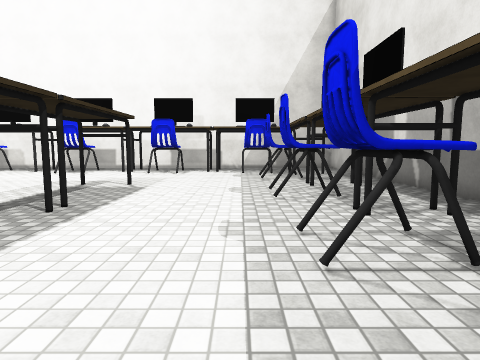
view 1 (above)

18 first-person views from a walk through a Unity game level. The camera is 1.3 m above the floor, tilts 6° down and sees 75° across. The floor is counted in squares, 1 m on a side. Each view is taken from the middle of a square. On the plan, view 1 faces up. The plan holds only what a view shows up to about 14 squares ahead; the rest is blank. The player is left out. Some surface patterns are stand-ins.

view 2
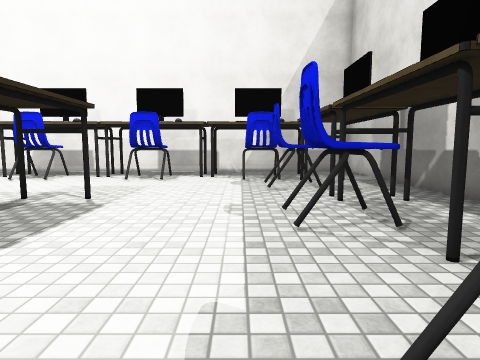

view 3
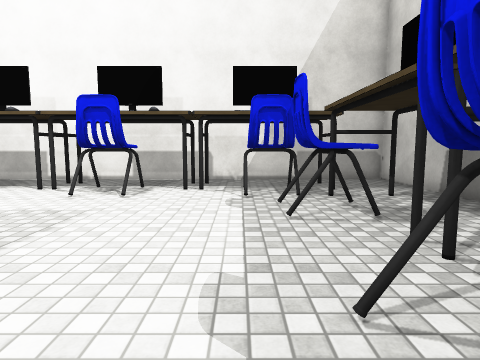

view 4
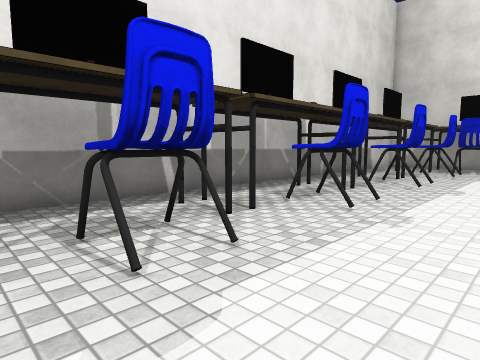

view 5
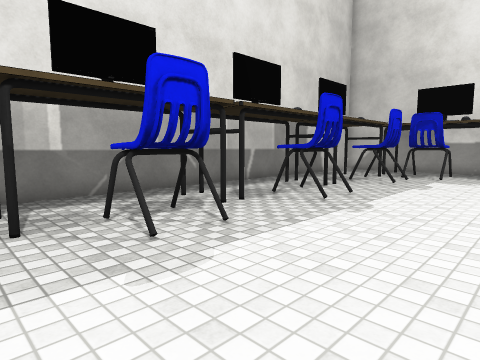

view 6
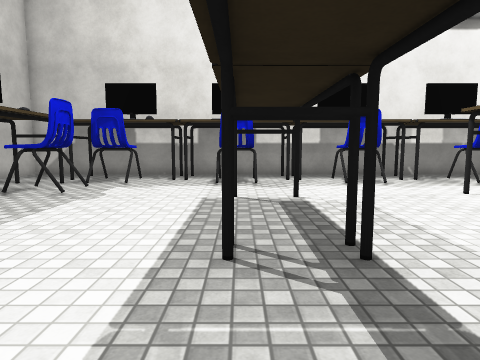

view 7
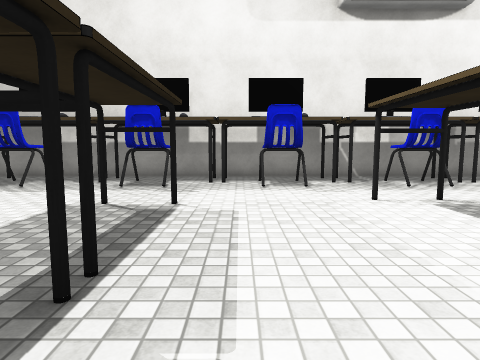

view 8
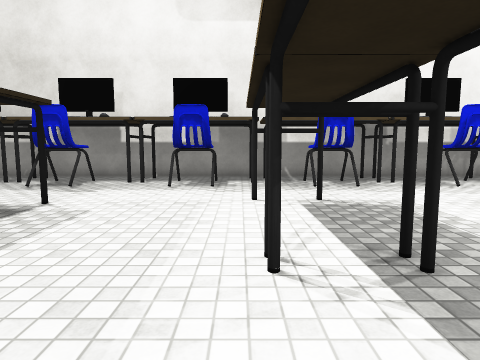

view 9
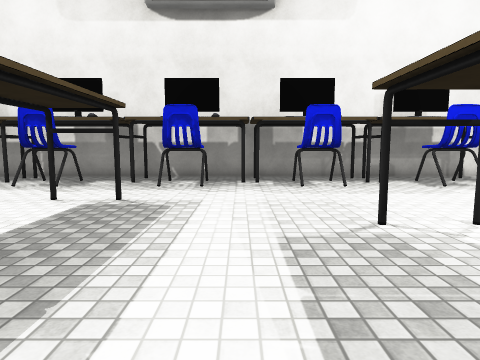

view 10
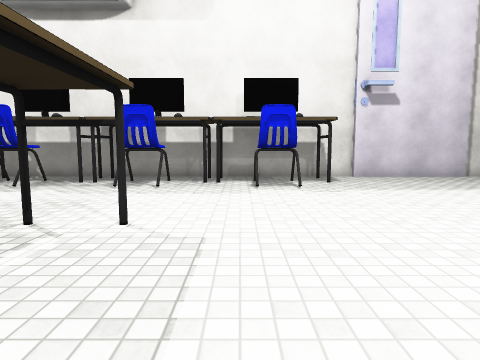

view 11
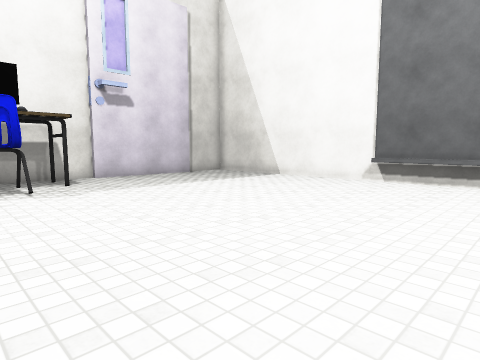

view 12
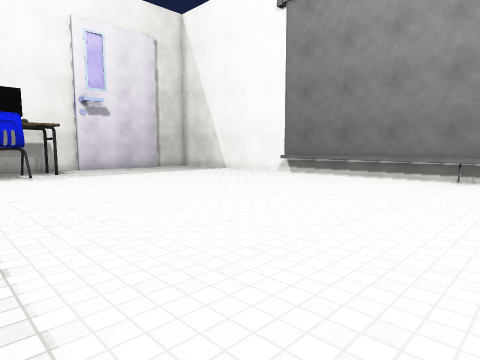

view 13
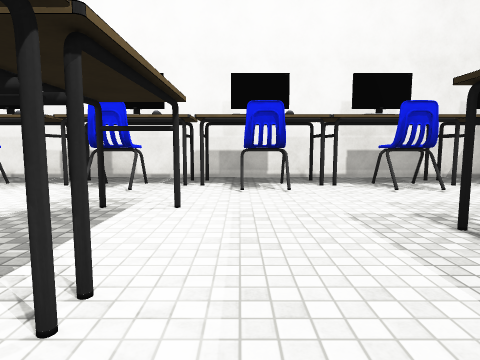

view 14
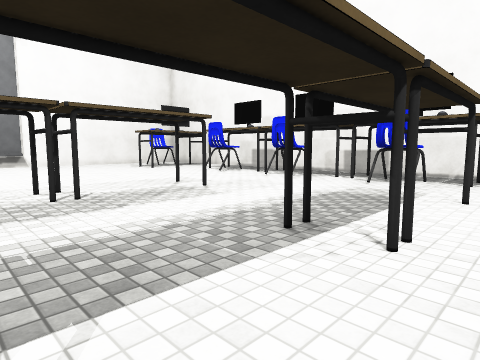

view 15
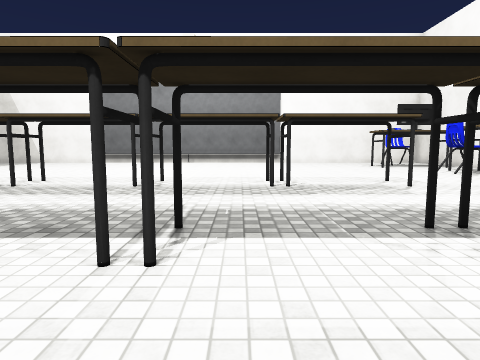

view 16
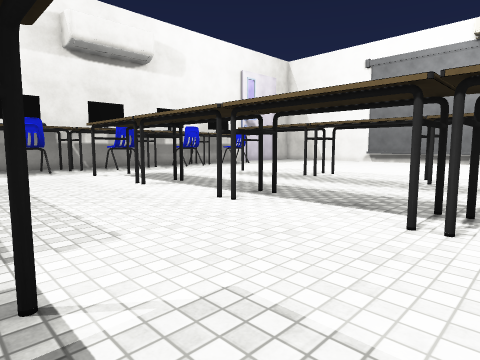

view 17
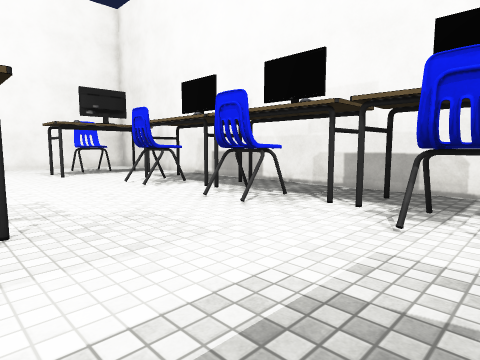

view 18
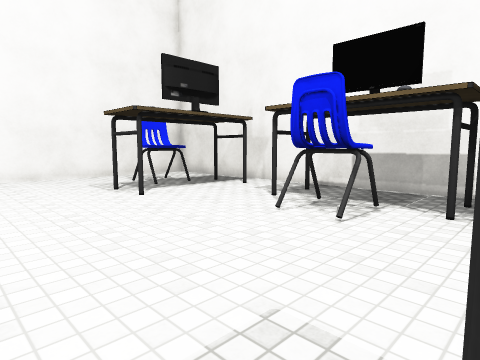

### Floor plan
Key: @ floor where view 1 was taken; # wall or solid block; . floor; T thing the floor can be seen under or through; O other object.
Columns run from 33 left of view 1 to 6 right of it. Each row starts with its distance up from view 1.
 20     ####################################
 19     ...................................#
 18    ..OO..O...O...OO...OO...O...OO...O..#
 17   ..O....O.O.O.OOOO.O.OO.O.O.O.OO.O.O..#
 16 #..OO.....OO...OO..OOO..OO...OO..OO....#
 15 #.........OO...OO...O...OO...OO..OO.OO.#
 14 #....OO...........................OO...#
 13 #....................##...........OO...#
 12 #......................................#
 11    ...........##............##......OO.#
 10           .............................#
  9           ...........##...........OO...#
  8          ............##...........OO...#
  7         ......##.........    #.........
  6         ......##.........   ##......OO.
  5              .............. .......O...#
  4              ........##.....  ....OO...#
  3          ... ................ ....OO...#
  2   ............##............# ......OO.#
  1 #............................  .....OO.#
  0 #...........................  ...@.O...#
 -1 #....................##..... .....OO...#
 -2 #...........................  .........#
 -3 #.............##....................OO.#
 -4 #......................................#
 -5 #....................##.....##....OO...#
 -6 #....................##...........OO...#
 -7 #.............TT.......................#
 -8 #...................................OO.#
 -9 #...........................TT.........#
-10 #....................TT...........OO..
-11   ................................OO..
-12    .......OO...OO..OO...OO...O...OO.OO
-13     ......OO...OO..OOO..OO...OO..OO....
-14    ......O.O.O.O.OO.O.O.OO.O.O.OO.O.O..#
-15   .......O...O...OO...O....O...OO...O  #
-16  #####################################

Positions as (right, up) in squares from view 1, and headings:
1: (0, 0), facing up
2: (0, 3), facing up
3: (0, 7), facing up
4: (-2, 6), facing down-right
5: (-3, 2), facing down-right
6: (-4, -1), facing down
7: (-7, -2), facing down
8: (-10, -2), facing down
9: (-15, -2), facing down
10: (-21, -2), facing down
11: (-21, -2), facing down-left
12: (-20, 3), facing down-left
13: (-9, 6), facing up
14: (-9, 4), facing up-left
15: (-7, 5), facing left
16: (-5, 5), facing down-left
17: (-12, 10), facing up-left
18: (-19, 10), facing up-left
